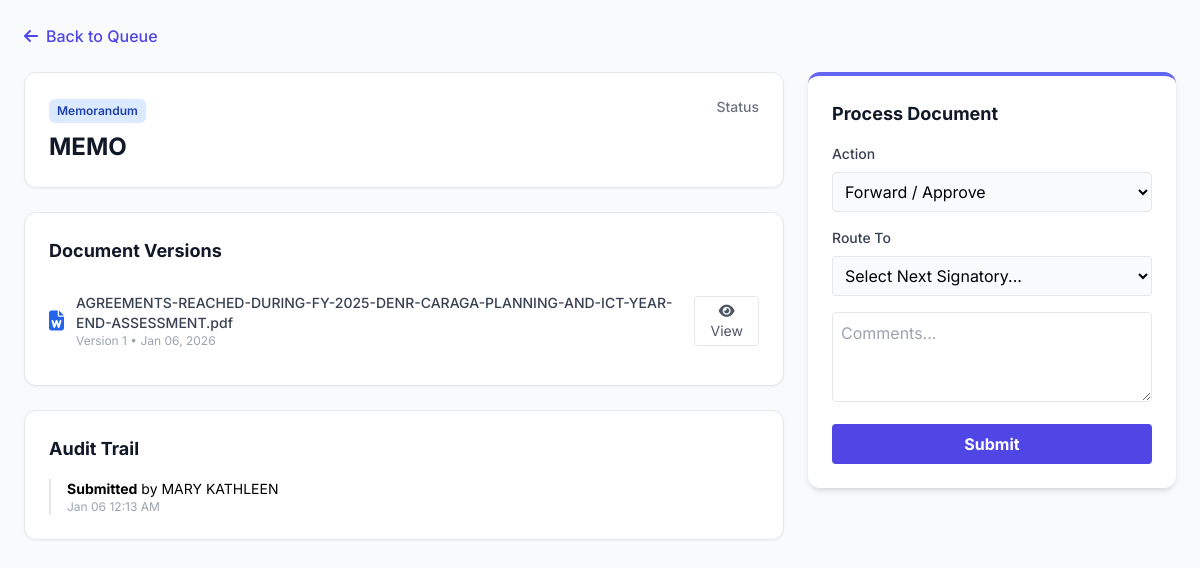
The page /view_document.php?id=17 (signed in) on the database its author committed.
### tables this page shows
CREATE TABLE `documents` (
  `doc_id` int(11) NOT NULL,
  `title` varchar(255) NOT NULL,
  `doc_type` varchar(100) NOT NULL,
  `status` enum('Draft','Review','Signing','Completed','Returned','Archived') NOT NULL,
  `initiator_id` int(11) NOT NULL,
  `current_owner_id` int(11) DEFAULT NULL,
  `created_at` timestamp NOT NULL DEFAULT current_timestamp(),
  `updated_at` timestamp NOT NULL DEFAULT current_timestamp() ON UPDATE current_timestamp()
);

CREATE TABLE `document_files` (
  `file_id` int(11) NOT NULL,
  `doc_id` int(11) NOT NULL,
  `uploader_id` int(11) NOT NULL,
  `filename` varchar(255) NOT NULL COMMENT 'Original file name',
  `filepath` varchar(255) NOT NULL COMMENT 'Stored file path',
  `version` int(11) NOT NULL DEFAULT 1,
  `created_at` timestamp NOT NULL DEFAULT current_timestamp()
);

CREATE TABLE `document_actions` (
  `action_id` int(11) NOT NULL,
  `doc_id` int(11) NOT NULL,
  `user_id` int(11) NOT NULL,
  `action` varchar(255) NOT NULL COMMENT 'e.g., Submitted, Drafted, Approved, Signed, Returned',
  `message` text DEFAULT NULL,
  `created_at` timestamp NOT NULL DEFAULT current_timestamp()
);

CREATE TABLE `users` (
  `user_id` int(11) NOT NULL,
  `email` varchar(255) NOT NULL,
  `password_hash` varchar(255) NOT NULL,
  `first_name` varchar(100) NOT NULL,
  `middle_name` varchar(100) DEFAULT NULL,
  `last_name` varchar(100) NOT NULL,
  `suffix` varchar(20) DEFAULT NULL,
  `position` varchar(100) DEFAULT NULL,
  `designation` varchar(100) DEFAULT NULL,
  `division` varchar(100) DEFAULT NULL,
  `sex` enum('Male','Female','Other','Prefer not to say') DEFAULT NULL,
  `contact_number` varchar(50) DEFAULT NULL,
  `role` enum('Initiator','Section Chief','Division Chief','ARD','RED','Records Office','Admin') NOT NULL DEFAULT 'Initiator',
  `status` varchar(50) NOT NULL DEFAULT 'Pending',
  `verification_token` varchar(255) DEFAULT NULL,
  `token_expiry` datetime DEFAULT NULL,
  `reset_token` varchar(255) DEFAULT NULL,
  `reset_token_expiry` datetime DEFAULT NULL,
  `created_at` timestamp NOT NULL DEFAULT current_timestamp(),
  `otos_userlink` int(11) NOT NULL,
  `profile_picture_path` varchar(255) DEFAULT NULL
);

### view_document.php (the view, shortened to what this page needs)
<?php
require_once 'db.php';
$doc_id = intval($_GET['id']);
$user_id = $_SESSION['user_id'];
$sql_doc = "SELECT d.*, u.first_name as init_fname, u.last_name as init_lname, co.first_name as owner_fname, co.last_name as owner_lname FROM documents d JOIN users u ON d.initiator_id = u.user_id LEFT JOIN users co ON d.current_owner_id = co.user_id WHERE d.doc_id = ?";
$stmt = $conn->prepare($sql_doc);
$stmt->bind_param("i", $doc_id);
$stmt->execute();
$doc = $stmt->get_result()->fetch_assoc();
$sql_files = "SELECT * FROM document_files WHERE doc_id = ? ORDER BY version DESC";
$stmt_files = $conn->prepare($sql_files);
$stmt_files->bind_param("i", $doc_id);
$stmt_files->execute();
$files = $stmt_files->get_result();
$file_list = [];
while($f = $files->fetch_assoc()) {
    $file_list[] = $f;
}
$sql_hist = "SELECT da.*, u.first_name, u.last_name FROM document_actions da JOIN users u ON da.user_id = u.user_id WHERE da.doc_id = ? ORDER BY da.created_at DESC";
$stmt_hist = $conn->prepare($sql_hist);
$stmt_hist->bind_param("i", $doc_id);
$stmt_hist->execute();
$history = $stmt_hist->get_result();
?>
<!DOCTYPE html>
<html lang="en">
<head>
    <script src="https://cdn.tailwindcss.com"></script>
    <link rel="stylesheet" href="https://cdnjs.cloudflare.com/ajax/libs/font-awesome/6.4.0/css/all.min.css">
</head>
<body class="bg-gray-50 p-6">
<div class="max-w-7xl mx-auto mb-6">
    <a href="queue.php" class="text-indigo-600 hover:text-indigo-800 font-medium flex items-center gap-2">
        <i class="fas fa-arrow-left"></i> Back to Queue
    </a>
</div>
<div class="max-w-7xl mx-auto grid grid-cols-1 lg:grid-cols-3 gap-6">
    <div class="lg:col-span-2 space-y-6">
        <div class="bg-white p-6 rounded-xl shadow-sm border border-gray-200">
            <div class="flex justify-between items-start">
                <div>
                    <span class="inline-block px-2 py-1 text-xs font-semibold rounded-md bg-blue-100 text-blue-800 mb-2">
                        <?php echo htmlspecialchars($doc['doc_type']); ?>
                    </span>
                    <h1 class="text-2xl font-bold text-gray-900"><?php echo htmlspecialchars($doc['title']); ?></h1>
                </div>
                <div class="text-right">
                    <div class="text-sm font-medium text-gray-500">Status</div>
                </div>
            </div>
        </div>
        <div class="bg-white p-6 rounded-xl shadow-sm border border-gray-200">
            <h3 class="text-lg font-bold text-gray-900 mb-4">Document Versions</h3>
            <?php if (count($file_list) > 0): ?>
                <ul class="divide-y divide-gray-100">
                    <?php foreach($file_list as $index => $file): ?>
                        <?php
                            $f_ext = strtolower(pathinfo($file['filename'], PATHINFO_EXTENSION));
                        ?>
                        <li class="py-3 flex justify-between items-center">
                            <div class="flex items-center gap-3">
                                <i class="fas fa-file-word text-blue-600 text-xl"></i>
                                <div>
                                    <span class="block text-sm text-gray-700 font-medium"><?php echo htmlspecialchars($file['filename']); ?></span>
                                    <span class="block text-xs text-gray-400">
                                        Version <?php echo $file['version']; ?> &bull;
                                        <?php echo date('M d, Y', strtotime($file['created_at'])); ?>
                                    </span>
                                </div>
                            </div>
                            <div class="flex gap-2">
                                <button type="button"
                                        onclick="openViewer('<?php echo htmlspecialchars($file['filepath']); ?>', '<?php echo htmlspecialchars($file['filename']); ?>', '<?php echo $f_ext; ?>')"
                                        class="text-sm text-gray-600 hover:text-gray-900 border px-3 py-1 rounded hover:bg-gray-50">
                                    <i class="fas fa-eye"></i> View
                                </button>
                            </div>
                        </li>
                    <?php endforeach; ?>
                </ul>
            <?php else: ?>
                <p class="text-gray-500 text-sm">No files attached.</p>
            <?php endif; ?>
        </div>
        <div class="bg-white p-6 rounded-xl shadow-sm border border-gray-200">
            <h3 class="text-lg font-bold text-gray-900 mb-4">Audit Trail</h3>
            <div class="space-y-4">
                <?php while($log = $history->fetch_assoc()): ?>
                    <div class="text-sm border-l-2 border-gray-200 pl-4">
                        <span class="font-bold"><?php echo htmlspecialchars($log['action']); ?></span>
                        by <?php echo htmlspecialchars($log['first_name']); ?>
                        <div class="text-xs text-gray-400"><?php echo date('M d h:i A', strtotime($log['created_at'])); ?></div>
                    </div>
                <?php endwhile; ?>
            </div>
        </div>
    </div>
    <div class="lg:col-span-1">
        <?php if ($doc['current_owner_id'] == $user_id): ?>
            <div class="bg-white p-6 rounded-xl shadow-md border-t-4 border-indigo-500 sticky top-6">
                <h3 class="text-lg font-bold text-gray-900 mb-4">Process Document</h3>
                <form action="" method="POST" enctype="multipart/form-data">
                    <div class="mb-4">
                        <label class="block text-sm font-medium text-gray-700 mb-2">Action</label>
                        <select name="action_type" id="action_type" onchange="toggleNextUser()" class="w-full border p-2 rounded bg-gray-50">
                            <option value="Forward">Forward / Approve</option>
                        </select>
                    </div>
                    <div class="mb-4" id="next_user_div">
                        <label class="block text-sm font-medium text-gray-700 mb-2">Route To</label>
                        <select name="next_user_id" class="w-full border p-2 rounded bg-gray-50">
                            <option value="">Select Next Signatory...</option>
                        </select>
                    </div>
                    <div class="mb-4">
                        <textarea name="remarks" rows="3" class="w-full border p-2 rounded" placeholder="Comments..."></textarea>
                    </div>
                    <button type="submit" class="w-full bg-indigo-600 text-white font-bold py-2 rounded hover:bg-indigo-700">Submit</button>
                </form>
            </div>
        <?php endif; ?>
    </div>
</div>
</body>
</html>

### view_document.php (style rules this page uses)
body { font-family: 'Inter', sans-serif; }

### rows shown on the page
documents: doc_type "Memorandum", title "MEMO"
document_files: filename "AGREEMENTS-REACHED-DURING-FY-2025-DENR-CARAGA-PLANNING-AND-ICT-YEAR-END-ASSESSMENT.pdf", version "1", created_at "Jan 06, 2026"
document_actions: action "Submitted", user.first_name "MARY KATHLEEN", created_at "Jan 06 12:13 AM"
